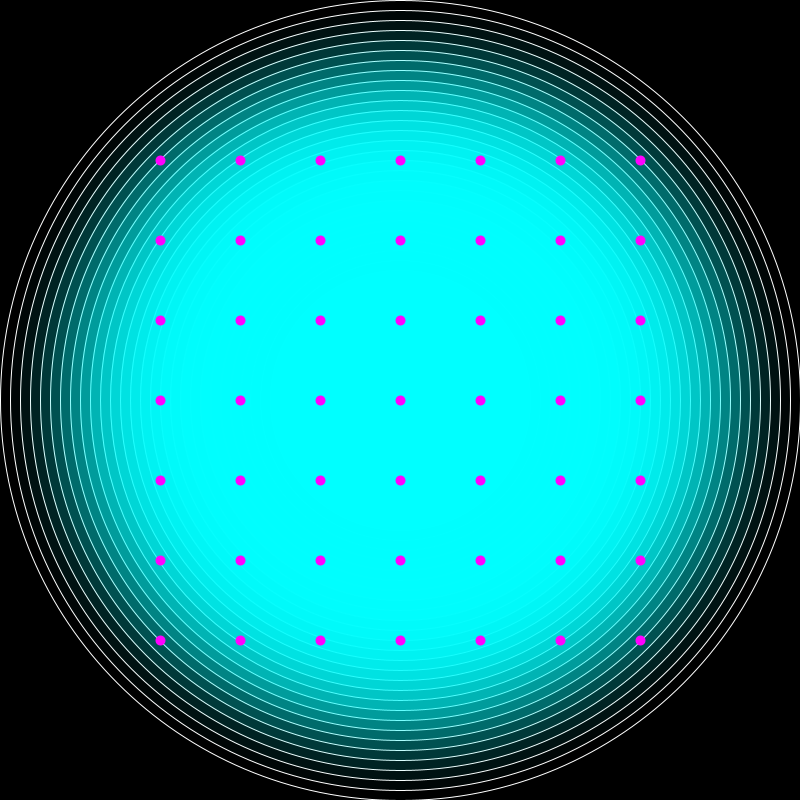
Frame 1 (no input)
Frame 60 (the mouse pressed at the canvas centre just before this capture): identical to frame 1, image omitted
Frame 120 (the mouse held since frame 60 and released just before this capture): identical to frame 1, image omitted

The Processing sketch that drew this single still picture (run headless with seeded random() and noise(); from frame 60 on, the mouse is pressed at the canvas centre):

// Processing sketch: s0803Ronda
// ── s0803Ronda.pde
// UDD - Diseño Digital - Expresión Digital II
// versus 1.0
/*
rondas de ejercicios con aumento de complejidad:
 1ra ronda pasan 6
 2da ronda pasan 2 de los restantes
 3ra ronda pasan 4 de los 8
 4ta ronda pasan 2 de los 4
 5ta ronda pasa 1 de los 2
 */

// 3ra ronda: array in to out
// pista: colorMode + ciculos cada 20 + doble for loop cada 80
void setup() {
  size(800, 800);
  smooth();
  strokeWeight(10);
  colorMode(RGB, 800);
}

void draw() {  
  background(0);
  for (int i = 0; i <= width; i += 20){
      stroke(800);
      strokeWeight(1);
      fill(0, 800, 800, 800 - i);
      ellipse(width/2, height/2, i, i);
  }


  for (float i = width * .2; i <= width * .8; i += width * 0.1) {
    for (float j = height * .2; j <= height * .8; j += height * 0.1) {
      strokeWeight(10);
      stroke(800, 0, 800);
      point(i, j);
    }
  }
}
